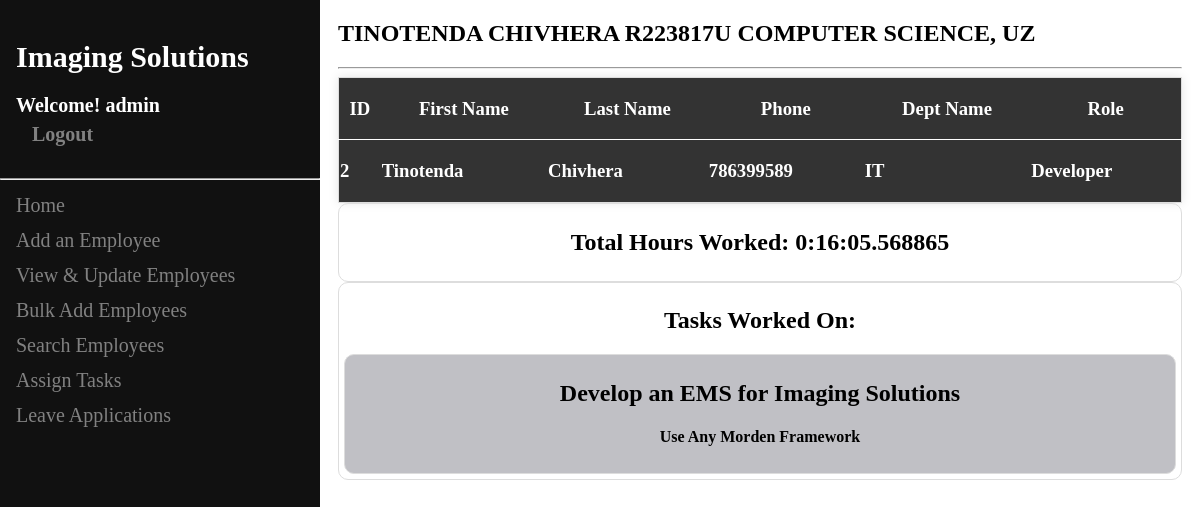
Screenshot of /view_profile/2 (signed in) with the database file from the repository.
### ems/models.py (models this page shows, shortened)
class User(AbstractUser):
    phone = models.IntegerField(default=0, null=True, blank=True)
    dept = models.ForeignKey(Department, on_delete=models.CASCADE,related_name="dept", default=1)
    role = models.ForeignKey(Role, on_delete=models.CASCADE,related_name="role", default=1)
    hours_worked = models.IntegerField(default=0, null=True, blank=True)

class Department(models.Model):
    name = models.CharField(max_length=100, null=False)

class Role(models.Model):
    name = models.CharField(max_length=50)

class Task(models.Model):
    title = models.CharField(max_length=255)
    description = models.TextField()
    end = models.DateField(null=True, blank=True)
    assigned_to = models.ForeignKey(User, on_delete=models.CASCADE)
    approved = models.BooleanField(default=False)

### ems/views.py (the view)
# urls.py: path('view_profile/<int:user_id>',views.view_profile , name = 'view_profile'),
def view_profile(request,user_id):
    if request.method == "GET":
        if user_id:
            queryset = User.objects.get(id = user_id)
            sessions = Session.objects.filter(user=request.user)
            total_hours_worked = queryset.last_login - queryset.date_joined
            queryset1 = Task.objects.filter( assigned_to_id = queryset , approved = True)
            context = {"employee":queryset, 'total_hours_worked': total_hours_worked, "tasks": queryset1}
            return render(request, "emp_profile.html",context)

### ems/templates/emp_profile.html (shortened to what this page needs)
{% extends 'super_base.html' %}
{% block content %}
<div>
    <table class="table">
        <thead>
            <tr>
                <th scope="col"><h3>ID</h3></th>
                <th scope="col"><h3>First Name</h3></th>
                <th scope="col"><h3>Last Name</h3></th>
                <th scope="col"><h3>Phone</h3></th>
                <th scope="col"><h3>Dept Name</h3></th>
                <th scope="col"><h3>Role</h3></th>
            </tr>
        </thead>
        <tbody>
            <tr>
                <td><h3>{{employee.id}}</h3></td>
                <td><h3>{{employee.first_name}}</h3></td>
                <td><h3>{{employee.last_name}}</h3></td>
                <td><h3>{{employee.phone}}</h3></td>
                <td><h3>{{employee.dept.name}}</h3></td>
                <td><h3>{{employee.role.name}}</h3></td>
            </tr>
        </tbody>
    </table>
</div>
<div class="">
    <div class="">
        <div class="cardlinks">
            <h2>Total Hours Worked: {{ total_hours_worked }}</h2>
        </div>
        <div class="cardlinks">
            <h2>Tasks Worked On: </h2> {%for task in tasks %}
                <div class="card">
                    <h2>{{ task.title}}<h2>
                    <h4>{{ task.description}}<h4>
                </div>
                {% endfor %}
        </div>
    </div>
</div>
{% endblock %}

### ems/templates/super_base.html (shortened to what this page needs)
<!DOCTYPE html>
<html lang="en">
<head>
</head>
<body>
<div class="sidenav">
    <h1 class="headi">Imaging Solutions</h1>
    {% if request.user.is_authenticated %}
    <h3 class="headi2">Welcome! {{ request.user.username }} <a href="{% url 'logout' %}">Logout</a></h3>
    {% endif %}
    <hr class="">
    <a href="/">Home</a>
    {% if request.user.is_authenticated %}
    <a class="nav-menu" href="{% url 'add_user' %}" role="button">Add an Employee</a>
    <a class="nav-menu" href="{% url 'all_user' %}" role="button">View & Update Employees</a>
    <a class="nav-menu" href="{% url 'bulk_upload' %}" role="button">Bulk Add Employees</a>
    <a class="nav-menu" href="{% url 'filter_user' %}" role="button">Search Employees</a>
    <a class="nav-menu" href="{% url 'assign_task' %}" role="button">Assign Tasks</a>
    <a class="nav-menu" href="{% url 'approve_leave' %}" role="button">Leave Applications</a>
    {% else %}
    <a href="{% url 'login' %}">Login</a>
    {% endif %}
</div>
<div class="main">
    <div class="">
        <div class="">
            <h2 class="">TINOTENDA CHIVHERA R223817U COMPUTER SCIENCE, UZ</h2>
            <hr class="">
            {% block content %}
            {% endblock %}
        </div>
    </div>
</div>
</body>
</html>

### ems/templates/super_base.html (style rules this page uses)
.sidenav { height: 100%; width: 320px; position: fixed; z-index: 1; top: 0; left: 0; background-color: #111; overflow-x: hidden; padding-top: 20px; }
.sidenav a { padding: 6px 8px 6px 16px; text-decoration: none; font-size: 20px; color: #818181; display: block; }
.headi { padding: 0px 4px 0px 16px; text-decoration: none; font-size: 30px; color: #fff; display: block; }
.headi2 { padding: 0px 0px 6px 16px; text-decoration: none; font-size: 20px; color: #fff; display: block; }
.main { margin-left: 320px; padding: 0px 10px; }
table { border-collapse: collapse; width: 100%; font-size: 16px; border: 1px solid #ddd; box-shadow: 0 0 10px rgba(0,0,0,0.1); }
th, td { background-color: #333; color: #fff; font-weight: bold; }
td { border-top: 1px solid #fff; }
tbody tr:nth-child(odd) { background-color: #fff; }
.card { background-color: #C0C0C5; padding: 5px; border: 1px solid #ddd; border-radius: 10px; text-align: center; margin: auto; }
.cardlinks { padding: 5px; border: 1px solid #ddd; border-radius: 10px; text-align: center; margin: auto; }

### rows the page displays
User: user.username "admin"
User: id "2", first_name "Tinotenda", last_name "Chivhera", phone "786399589", dept.name "IT", role.name "Developer"
Task: title "Develop an EMS for Imaging Solutions", description "Use Any Morden Framework"

### other values shown
{{ total_hours_worked }} "0:16:05.568865"
